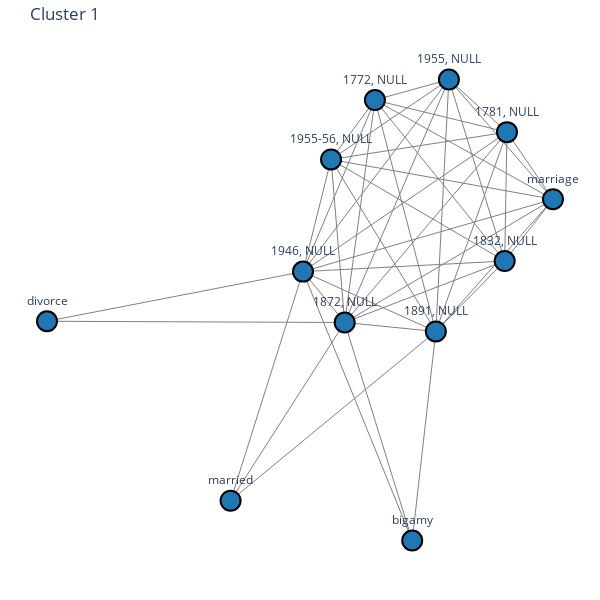
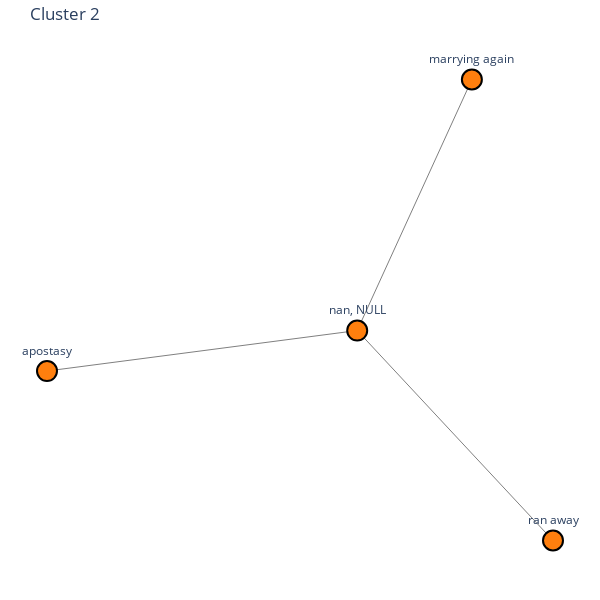
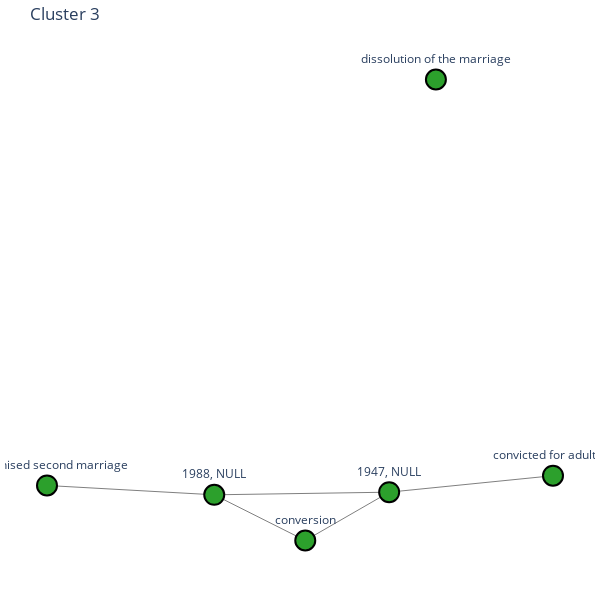

Notebook source saved alongside these figures, in order:
### Code cell
import networkx as nx
import plotly.graph_objs as go

# Assuming 'G' is your graph and 'labels' is the list of labels
# Renumber clusters from 1 to 7 if needed, otherwise ensure you have clusters numbered 1 to 7
unique_labels = list(set(labels))
label_mapping = {label: idx+1 for idx, label in enumerate(unique_labels)}

def draw_subgraph_plotly(subgraph, cluster_id, cluster_color):
    pos = nx.spring_layout(subgraph, seed=42)  # Fixed seed for reproducibility
    
    # Extract the node positions
    x_nodes = [pos[node][0] for node in subgraph.nodes()]
    y_nodes = [pos[node][1] for node in subgraph.nodes()]

    # Extract the edges
    edge_x = []
    edge_y = []
    for edge in subgraph.edges():
        x0, y0 = pos[edge[0]]
        x1, y1 = pos[edge[1]]
        edge_x.extend([x0, x1, None])
        edge_y.extend([y0, y1, None])

    # Edge trace
    edge_trace = go.Scatter(
        x=edge_x, y=edge_y,
        line=dict(width=1, color='gray'),
        hoverinfo='none',
        mode='lines')

    # Node trace
    node_trace = go.Scatter(
        x=x_nodes, y=y_nodes,
        mode='markers+text',
        text=[f'{node}' for node in subgraph.nodes()],
        textposition="top center",
        marker=dict(
            showscale=False,
            color=cluster_color,  # Assign the cluster color
            size=20,
            line=dict(width=2, color='black')
        ),
        hoverinfo='text'
    )

    # Create figure
    fig = go.Figure(data=[edge_trace, node_trace],
                    layout=go.Layout(
                        title=f'Cluster {cluster_id}',
                        showlegend=False,
                        hovermode='closest',
                        margin=dict(b=20, l=5, r=5, t=40),
                        xaxis=dict(showgrid=False, zeroline=False, showticklabels=False),
                        yaxis=dict(showgrid=False, zeroline=False, showticklabels=False),
                        height=600,
                        width=600,
                        paper_bgcolor='white',
                        plot_bgcolor='white'
                    ))

    fig.show()

# Iterate over each cluster and draw the subgraph
for original_cluster_id in set(labels):
    cluster_id = label_mapping[original_cluster_id]
    cluster_color = cluster_colors[cluster_id - 1]  # Assign a unique color to each cluster
    cluster_nodes = [node for node, label in zip(G.nodes, labels) if label == original_cluster_id]
    subgraph = G.subgraph(cluster_nodes)
    draw_subgraph_plotly(subgraph, cluster_id, cluster_color)

### Figure 1 — Plotly figure (JSON) as saved in the notebook; plotly's stock layout.template omitted (floating-point values rounded to 4 significant figures; data arrays with more than 128 entries replaced by an {"elided": "..."} marker saying what was removed)
{"data": [{"hoverinfo": "none", "line": {"color": "gray", "width": 1}, "mode": "lines", "type": "scatter", "x": {"elided": "156 float values"}, "y": {"elided": "156 float values"}}, {"hoverinfo": "text", "marker": {"color": "rgb(31, 119, 180)", "line": {"color": "black", "width": 2}, "showscale": false, "size": 20}, "mode": "markers+text", "text": ["1891, NULL", "1946, NULL", "1872, NULL", "1955, NULL", "1955-56, NULL", "1772, NULL", "1781, NULL", "1832, NULL", "divorce", "bigamy", "married", "marriage"], "textposition": "top center", "type": "scatter", "x": [0.1877, -0.2181, -0.09076, 0.2275, -0.1325, 0.001592, 0.405, 0.3979, -1, 0.1155, -0.4393, 0.5455], "y": [-0.1903, -0.01003, -0.1632, 0.5685, 0.3277, 0.5067, 0.41, 0.0218, -0.1595, -0.8198, -0.6998, 0.208]}], "layout": {"height": 600, "hovermode": "closest", "margin": {"b": 20, "l": 5, "r": 5, "t": 40}, "paper_bgcolor": "white", "plot_bgcolor": "white", "showlegend": false, "title": {"text": "Cluster 1"}, "width": 600, "xaxis": {"showgrid": false, "showticklabels": false, "zeroline": false}, "yaxis": {"showgrid": false, "showticklabels": false, "zeroline": false}}}

### Figure 2 — Plotly figure (JSON) as saved in the notebook; plotly's stock layout.template omitted (floating-point values rounded to 4 significant figures)
{"data": [{"hoverinfo": "none", "line": {"color": "gray", "width": 1}, "mode": "lines", "type": "scatter", "x": [0.3694, -0.0002084, null, 0.6308, -0.0002084, null, -0.0002084, -1, null, -0.0002084, -0.0002084, null], "y": [0.9443, -0.0005317, null, -0.7909, -0.0005317, null, -0.0005317, -0.1529, null, -0.0005317, -0.0005317, null]}, {"hoverinfo": "text", "marker": {"color": "rgb(255, 127, 14)", "line": {"color": "black", "width": 2}, "showscale": false, "size": 20}, "mode": "markers+text", "text": ["marrying again", "ran away", "nan, NULL", "apostasy"], "textposition": "top center", "type": "scatter", "x": [0.3694, 0.6308, -0.0002084, -1], "y": [0.9443, -0.7909, -0.0005317, -0.1529]}], "layout": {"height": 600, "hovermode": "closest", "margin": {"b": 20, "l": 5, "r": 5, "t": 40}, "paper_bgcolor": "white", "plot_bgcolor": "white", "showlegend": false, "title": {"text": "Cluster 2"}, "width": 600, "xaxis": {"showgrid": false, "showticklabels": false, "zeroline": false}, "yaxis": {"showgrid": false, "showticklabels": false, "zeroline": false}}}

### Figure 3 — Plotly figure (JSON) as saved in the notebook; plotly's stock layout.template omitted (floating-point values rounded to 4 significant figures)
{"data": [{"hoverinfo": "none", "line": {"color": "gray", "width": 1}, "mode": "lines", "type": "scatter", "x": [0.0826, -0.02391, null, 0.0826, 0.2906, null, 0.0826, -0.1395, null, 0.0826, 0.0826, null, -0.3518, -0.1395, null, -0.02391, -0.1395, null, -0.1395, -0.1395, null], "y": [-0.1841, -0.3227, null, -0.1841, -0.1368, null, -0.1841, -0.1916, null, -0.1841, -0.1841, null, -0.1648, -0.1916, null, -0.3227, -0.1916, null, -0.1916, -0.1916, null]}, {"hoverinfo": "text", "marker": {"color": "rgb(44, 160, 44)", "line": {"color": "black", "width": 2}, "showscale": false, "size": 20}, "mode": "markers+text", "text": ["dissolution of the marriage", "1947, NULL", "solemnised second marriage", "conversion", "convicted for adultery", "1988, NULL"], "textposition": "top center", "type": "scatter", "x": [0.142, 0.0826, -0.3518, -0.02391, 0.2906, -0.1395], "y": [1, -0.1841, -0.1648, -0.3227, -0.1368, -0.1916]}], "layout": {"height": 600, "hovermode": "closest", "margin": {"b": 20, "l": 5, "r": 5, "t": 40}, "paper_bgcolor": "white", "plot_bgcolor": "white", "showlegend": false, "title": {"text": "Cluster 3"}, "width": 600, "xaxis": {"showgrid": false, "showticklabels": false, "zeroline": false}, "yaxis": {"showgrid": false, "showticklabels": false, "zeroline": false}}}
